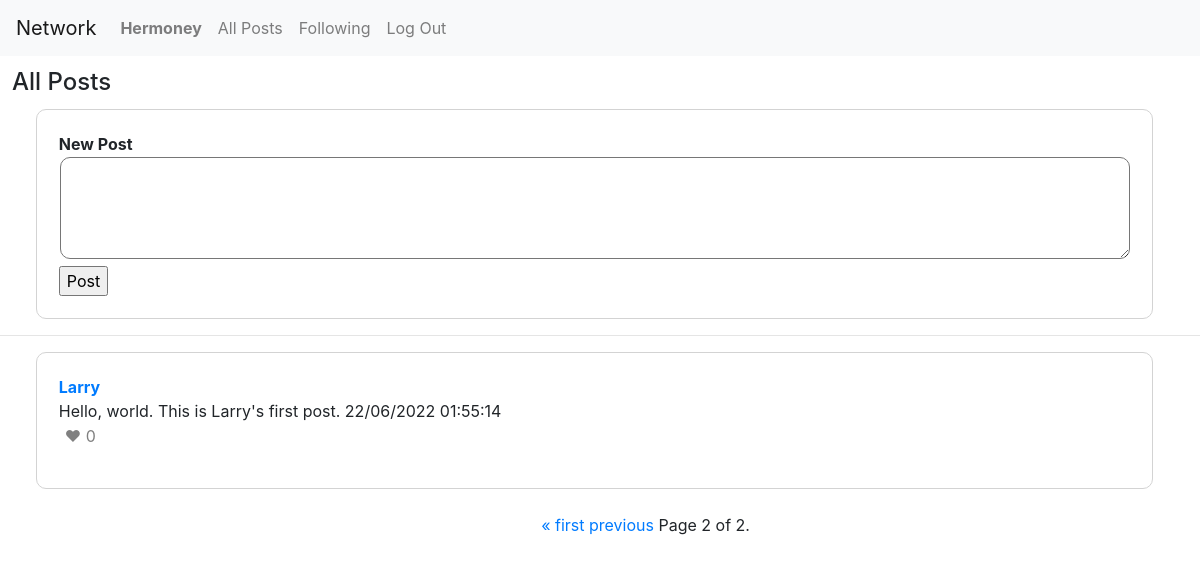
Screenshot of /?page=2 (signed in) with the database file from the repository.
### network/models.py (models this page shows, shortened)
class User(AbstractUser):
    pass

class Post(models.Model):
    content = models.TextField()
    author = models.ForeignKey(User, on_delete=models.CASCADE)
    likes = models.ManyToManyField(User, related_name='liked_user', blank=True, null = True)
    created_at = models.TextField(blank=True, null=True)
    updated_at = models.TextField(blank=True, null=True)

### network/views.py (the view)
# urls.py: path("", views.index, name="index"),
@login_required
def index(request):
    if request.method =="POST":
        if "new_post" in request.POST:
            new_post = request.POST["new_post_content"]
            author = request.user
            now = datetime.now()
            post_time = now.strftime("%d/%m/%Y %H:%M:%S")
            post = Post.objects.create(content=new_post, author=author,created_at = post_time)
            post.save()
            return HttpResponseRedirect(reverse("index"))
        elif "edit_post" in request.POST:
            print("editpage")
            original_content = request.POST["original_post"]
            new_content = request.POST["edit_content"]
            author=request.user
            now = datetime.now()
            edit_time = now.strftime("%d/%m/%Y %H:%M:%S")
            post = Post.objects.filter(content=original_content).update(content=new_content, updated_at = edit_time)
            return HttpResponseRedirect(reverse("index"))
        elif "like" in request.POST:
            user=request.user
            content = request.POST["original_post"]
            Post.objects.get(content=content).likes.add(user)
            return HttpResponseRedirect(reverse("index"))
        elif "unlike" in request.POST:
            user=request.user
            content = request.POST["original_post"]
            Post.objects.get(content=content).likes.remove(user)
            return HttpResponseRedirect(reverse("index"))
    else:
        all_posts= Post.objects.all()
        all_posts = all_posts.order_by("-id").all()
        user=request.user
        paginator = Paginator(all_posts, 10) #show 10 posts per page
        page_number = request.GET.get("page")
        page_obj = paginator.get_page(page_number)
        return render(request, "network/index.html", {
            "posts": all_posts,
            "page_obj": page_obj,
            "user": user
        })

### network/templates/network/index.html (shortened to what this page needs)
{% extends "network/layout.html" %}
{% if user.is_authenticated %}
{% block body %}
    <div id="new_post_view" style="margin:1%;">
        <b><h4>All Posts</h4></b>
        <div style="border: 1px solid lightgray; border-radius: 10px; margin-left: 2%; margin-top: 1%; width:95%; ">
                <form method="POST" style="padding: 2%;" name="new_post">
                <b>New Post</b><br>
                <textarea id="new_post_content" name="new_post_content" style="width: 100%; margin: 1px; border-radius: 10px;" rows="4" ></textarea><br>
                <input type="submit" id="post" value="Post" name="new_post">
                </form>
        </div>
    </div>
    <hr>
    <div id="all_post_view" style="margin:1%;">
        {% for post in page_obj %}
        <div style="border: 1px solid lightgray; border-radius: 10px; margin-left: 2%; margin-top: 1%; width:95%; ">
            <form style="padding: 2%; text-align: left;" method="POST" name="edit_post">
                <a href="{% url 'profile' post.author %}"><b>{{post.author}}</b></a><br>
                <p id="post_{{post.content}}">{{post.content}}
                        {% if post.updated_at %}
                            {{post.updated_at}}(edited)
                        {% else %}
                            {{post.created_at}}
                        {% endif %}
                        <br>
                        {% if user in post.likes.filter %}
                        <button name="unlike" style="color: red; background: none; border: none;" title="Unlike" id="unlike">&hearts; <span style="color: grey;">{{post.likes.count}}</span> </button>
                        {% else %}
                        <button name="like" style="color: grey; background: none; border: none; " title="Like" id="like">&hearts; {{post.likes.count}}</button>
                        {% endif %}
                    </form>
    </div>
    {% endfor %}
    <br>
    <div class="pagination" style="margin-left: 45%">
        <span class="step-links">
            {% if page_obj.has_previous %}
                <a href="?page=1">&laquo; first</a>
                <a href="?page={{ page_obj.previous_page_number }}">previous</a>
            {% endif %}
            <span class="current">
                Page {{ page_obj.number }} of {{ page_obj.paginator.num_pages }}.
            </span>
        </span>
    </div>
{% endblock %}
{% endif %}

### network/templates/network/layout.html (shortened to what this page needs)
{% load static %}
<!DOCTYPE html>
<html lang="en">
    <head>
        <link rel="stylesheet" href="https://stackpath.bootstrapcdn.com/bootstrap/4.4.1/css/bootstrap.min.css">
        <link href="{% static 'network/styles.css' %}" rel="stylesheet">
    </head>
    <body>
        <nav class="navbar navbar-expand-lg navbar-light bg-light">
            <a class="navbar-brand" href="{% url 'index' %}">Network</a>
            <div>
              <ul class="navbar-nav mr-auto">
                {% if user.is_authenticated %}
                    <li class="nav-item">
                        <a class="nav-link" href="{% url 'profile' user.username %}"><strong>{{ user.username }}</strong></a>
                    </li>
                {% endif %}
                <li class="nav-item" id="all-posts">
                  <a class="nav-link" href="{% url 'index' %}">All Posts</a>
                </li>
                {% if user.is_authenticated %}
                    <li class="nav-item" id="following">
                        <a class="nav-link" href="{% url 'following' %}">Following</a>
                    </li>
                    <li class="nav-item">
                        <a class="nav-link" href="{% url 'logout' %}">Log Out</a>
                    </li>
                {% endif %}
              </ul>
            </div>
          </nav>
        <div class="body">
            {% block body %}
            {% endblock %}
        </div>
    </body>
</html>

### rows the page displays
User: username "Hermoney"
Post: author "Larry", content "Hello, world. This is Larry's first post.", created_at "22/06/2022 01:55:14", likes.count "0"

### other values shown
{{ page_obj.number }} "2"
{{ page_obj.paginator.num_pages }} "2"
